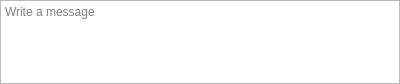
<?xml version="1.0" encoding="UTF-8"?>
<ui version="4.0">
 <class>OutgoingPostCreator</class>
 <widget class="QWidget" name="OutgoingPostCreator">
  <property name="geometry">
   <rect>
    <x>0</x>
    <y>0</y>
    <width>400</width>
    <height>84</height>
   </rect>
  </property>
  <property name="maximumSize">
   <size>
    <width>2000</width>
    <height>310</height>
   </size>
  </property>
  <property name="windowTitle">
   <string>Form</string>
  </property>
  <layout class="QVBoxLayout" name="verticalLayout">
   <property name="spacing">
    <number>0</number>
   </property>
   <property name="leftMargin">
    <number>0</number>
   </property>
   <property name="topMargin">
    <number>0</number>
   </property>
   <property name="rightMargin">
    <number>0</number>
   </property>
   <property name="bottomMargin">
    <number>0</number>
   </property>
   <item>
    <widget class="Mattermost::MessageTextEditWidget" name="textEdit">
     <property name="sizePolicy">
      <sizepolicy hsizetype="Expanding" vsizetype="Expanding">
       <horstretch>0</horstretch>
       <verstretch>1</verstretch>
      </sizepolicy>
     </property>
     <property name="minimumSize">
      <size>
       <width>100</width>
       <height>60</height>
      </size>
     </property>
     <property name="maximumSize">
      <size>
       <width>2000</width>
       <height>310</height>
      </size>
     </property>
     <property name="sizeIncrement">
      <size>
       <width>0</width>
       <height>20</height>
      </size>
     </property>
     <property name="contextMenuPolicy">
      <enum>Qt::NoContextMenu</enum>
     </property>
     <property name="acceptRichText">
      <bool>false</bool>
     </property>
     <property name="placeholderText">
      <string>Write a message</string>
     </property>
    </widget>
   </item>
  </layout>
 </widget>
 <customwidgets>
  <customwidget>
   <class>Mattermost::MessageTextEditWidget</class>
   <extends>QTextEdit</extends>
   <header>chat-area/outgoing-post/MessageTextEditWidget.h</header>
  </customwidget>
 </customwidgets>
 <resources/>
 <connections/>
</ui>
